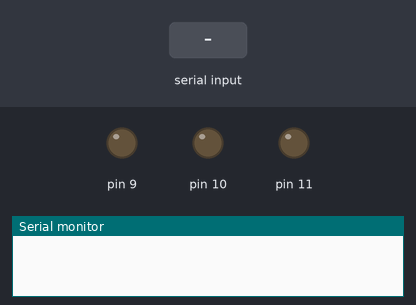
This sketch was run on a simulated Arduino Uno, built with avr-gcc and run on an emulated ATmega328P. Parts: output pins drawn as LEDs (lit = HIGH), the last lines printed to the serial monitor. The inputs (shaded band) are chosen by the test bench.

Above: at 1.2 s.
1.3 s: "1" received over Serial
At 2.2 s:
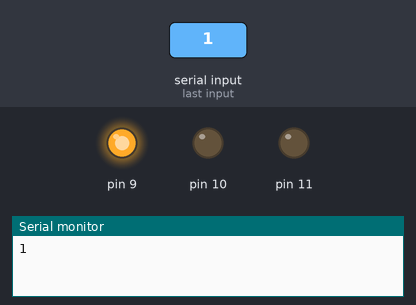
2.8 s: "a" received over Serial
At 3.3 s:
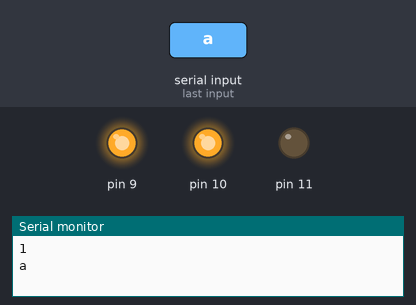
4.3 s: "b" received over Serial
At 5.6 s:
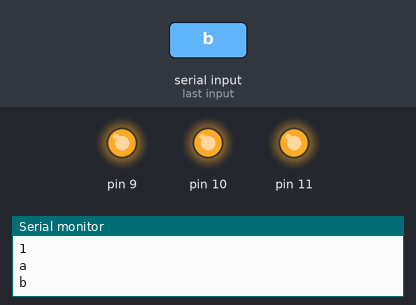
Timing chart, 0 to 7.3 s (numbered marks = the images above; inputs shaded):
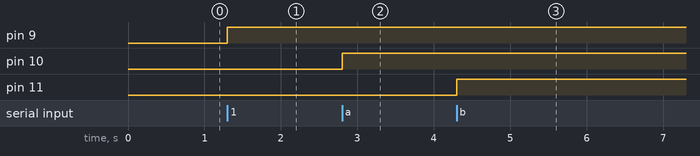

Measured:
- after the input at 1.3 s, pin 9: LOW → HIGH at once
- after the input at 2.8 s, pin 10: LOW → HIGH at once
- after the input at 4.3 s, pin 11: LOW → HIGH at once

The sketch:

multiple_led.ino
```cpp
char junk;
String inputString="";

void setup()                    // run once, when the sketch starts
{
 Serial.begin(9600);            // set the baud rate to 9600, same should be of your Serial Monitor
 pinMode(9, OUTPUT);
 pinMode(10, OUTPUT);
 pinMode(11, OUTPUT);
}

void loop()
{
  if(Serial.available()){
  while(Serial.available())
    {
      char inChar = (char)Serial.read(); //read the input
      inputString += inChar;        //make a string of the characters coming on serial
     }
    Serial.println(inputString);
    while (Serial.available() > 0)
    { junk = Serial.read() ; }      // clear the serial buffer
    if(inputString == "1"){         //in case of 'a' turn the LED on
      digitalWrite(9, HIGH);
      digitalWrite(10, LOW);
      digitalWrite(11, LOW);
    }
    else if(inputString == "a"){   //incase of 'b' turn the LED off
      digitalWrite(9, HIGH);
      digitalWrite(10, HIGH);
      digitalWrite(11, LOW);
    }


    else if(inputString == "b"){   //incase of 'b' turn the LED off
      digitalWrite(9, HIGH);
      digitalWrite(10, HIGH);
      digitalWrite(11, HIGH);
    }
    else if(inputString == "c"){   //incase of 'b' turn the LED off
      digitalWrite(11, LOW);
      digitalWrite(10, HIGH);
      digitalWrite(9, HIGH);
    }
    else if(inputString == "d"){   //incase of 'b' turn the LED off
      digitalWrite(11, LOW);
      digitalWrite(10, LOW);
      digitalWrite(9, HIGH);
    }
     else if(inputString == "e"){   //incase of 'b' turn the LED off
      digitalWrite(11, LOW);
      digitalWrite(10, LOW);
      digitalWrite(9, LOW);
    }


    inputString = "";
  }
}
```
